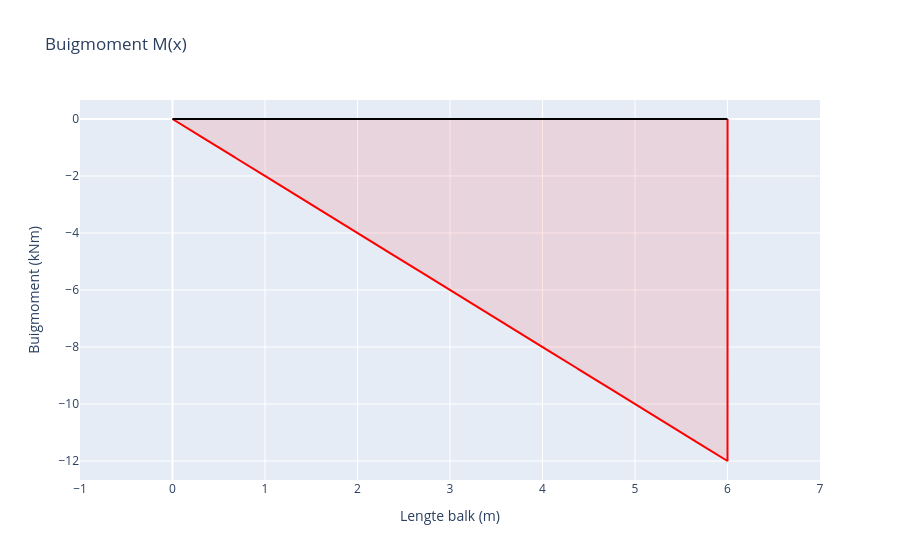

Notebook code cell kept with this figure:
### Markdown cell above
## Buigmomentgrafiek

### Code cell
layout = go.Layout(
    title="Buigmoment M(x)",
    xaxis=dict(dtick=1,title="Lengte balk (m)", range=[-1, lengteBalk+1]),
    yaxis=dict(title="Buigmoment (kNm)"),
    showlegend=False
)

line = go.Scatter(
    x=X,
    y= sum(bendingMoment),
    mode='lines',
    name='Buigmoment (kNm)',
    fill = 'tonexty',
    line_color='red',
    fillcolor='rgba(255,0,0,0.1)'
)

axis = go.Scatter(
    x= [0,lengteBalk],
    y= [0,0],
    mode='lines',
    line_color='black'
)

fig= go.Figure(data=[line, axis], layout=layout)
fig.show()

### Figure 1 — Plotly figure (JSON) as saved in the notebook; plotly's stock layout.template omitted (floating-point values rounded to 4 significant figures; data arrays with more than 128 entries replaced by an {"elided": "..."} marker saying what was removed)
{"data": [{"fill": "tonexty", "fillcolor": "rgba(255,0,0,0.1)", "line": {"color": "red"}, "mode": "lines", "name": "Buigmoment (kNm)", "type": "scatter", "x": {"elided": "10002 float values"}, "y": {"elided": "10002 float values"}}, {"line": {"color": "black"}, "mode": "lines", "type": "scatter", "x": [0, 6], "y": [0, 0]}], "layout": {"autosize": true, "showlegend": false, "title": {"text": "Buigmoment M(x)"}, "xaxis": {"dtick": 1, "range": [-1, 7], "title": {"text": "Lengte balk (m)"}, "type": "linear"}, "yaxis": {"autorange": true, "range": [-12.67, 0.6667], "title": {"text": "Buigmoment (kNm)"}, "type": "linear"}}}
